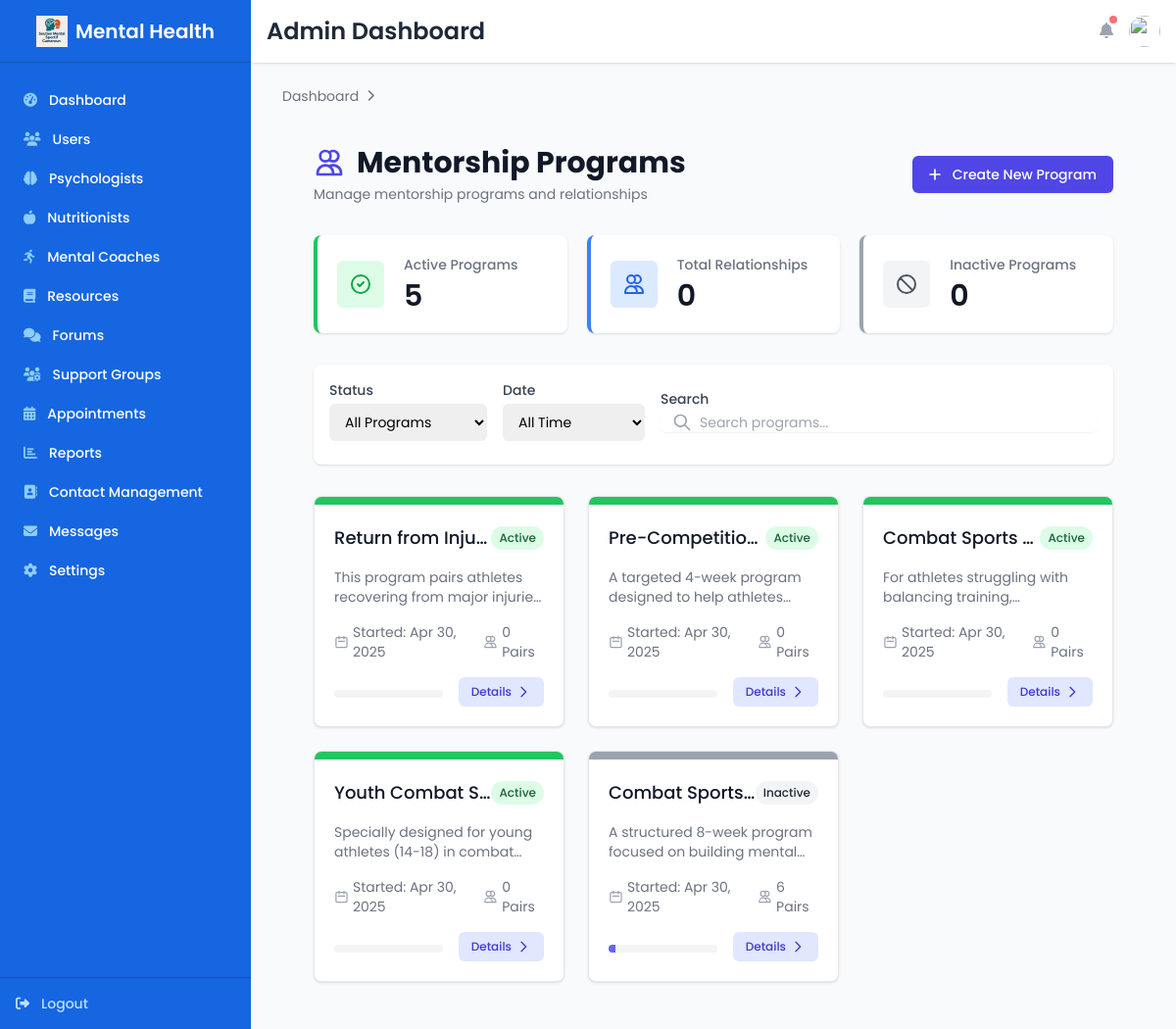
Screenshot of /community/admin/mentorship/ (signed in) with the database file from the repository.
### backend/models.py (models this page shows, shortened)
class MentorshipProgram(models.Model):
    name = models.CharField(max_length=100)
    description = models.TextField()
    is_active = models.BooleanField(default=True)
    start_date = models.DateField()
    end_date = models.DateField(null=True, blank=True)
    created_at = models.DateTimeField(auto_now_add=True)
    updated_at = models.DateTimeField(auto_now=True)

### backend/views.py (the view)
# urls.py: path('community/admin/mentorship/', views.MentorshipAdminView.as_view(), name='mentorship_admin'),
@method_decorator(staff_member_required, name='dispatch')
class MentorshipAdminView(ListView):
    template_name = 'Dashboards/community/admin/mentorship_admin.html'
    model = MentorshipProgram
    context_object_name = 'programs'
    def get_queryset(self):
        return MentorshipProgram.objects.annotate(
            relationship_count=Count('relationships')
        ).order_by('-is_active', '-start_date')

### backend/templates/Dashboards/community/admin/mentorship_admin.html (shortened to what this page needs)
{% extends 'Dashboards/Layout/admin_base.html' %}
{% load static %}
{% block content %}
<div class="py-6 px-4 sm:px-6 lg:px-8 max-w-7xl mx-auto">
  <div class="flex flex-col md:flex-row justify-between items-center mb-8">
    <div>
      <h1 class="text-3xl font-bold text-gray-900 flex items-center">
        <span class="text-indigo-600 mr-3">
          <svg xmlns="http://www.w3.org/2000/svg" class="h-8 w-8" fill="none" viewBox="0 0 24 24" stroke="currentColor">
            <path stroke-linecap="round" stroke-linejoin="round" stroke-width="2" d="M12 4.354a4 4 0 110 5.292M15 21H3v-1a6 6 0 0112 0v1zm0 0h6v-1a6 6 0 00-9-5.197M13 7a4 4 0 11-8 0 4 4 0 018 0z" />
          </svg>
        </span>
        Mentorship Programs
      </h1>
      <p class="mt-1 text-sm text-gray-500">Manage mentorship programs and relationships</p>
    </div>
    <div class="mt-4 md:mt-0">
      <a href="#" class="inline-flex items-center px-4 py-2 border border-transparent rounded-md shadow-sm text-sm font-medium text-white bg-indigo-600 hover:bg-indigo-700 focus:outline-none focus:ring-2 focus:ring-offset-2 focus:ring-indigo-500">
        <svg xmlns="http://www.w3.org/2000/svg" class="-ml-1 mr-2 h-5 w-5" fill="none" viewBox="0 0 24 24" stroke="currentColor">
          <path stroke-linecap="round" stroke-linejoin="round" stroke-width="2" d="M12 6v6m0 0v6m0-6h6m-6 0H6" />
        </svg>
        Create New Program
      </a>
    </div>
  </div>
  <div class="grid grid-cols-1 md:grid-cols-3 gap-5 mb-8">
    <div class="stats-card bg-white overflow-hidden shadow rounded-lg p-5 border-l-4 border-green-500">
      <div class="flex items-center">
        <div class="flex-shrink-0 p-3 bg-green-100 rounded-md">
          <svg xmlns="http://www.w3.org/2000/svg" class="h-6 w-6 text-green-600" fill="none" viewBox="0 0 24 24" stroke="currentColor">
            <path stroke-linecap="round" stroke-linejoin="round" stroke-width="2" d="M9 12l2 2 4-4m6 2a9 9 0 11-18 0 9 9 0 0118 0z" />
          </svg>
        </div>
        <div class="ml-5">
          <div class="text-sm font-medium text-gray-500">Active Programs</div>
          <div class="mt-1 text-3xl font-semibold text-gray-900">{{ programs|length }}</div>
        </div>
      </div>
    </div>
    <div class="stats-card bg-white overflow-hidden shadow rounded-lg p-5 border-l-4 border-blue-500">
      <div class="flex items-center">
        <div class="flex-shrink-0 p-3 bg-blue-100 rounded-md">
          <svg xmlns="http://www.w3.org/2000/svg" class="h-6 w-6 text-blue-600" fill="none" viewBox="0 0 24 24" stroke="currentColor">
            <path stroke-linecap="round" stroke-linejoin="round" stroke-width="2" d="M12 4.354a4 4 0 110 5.292M15 21H3v-1a6 6 0 0112 0v1zm0 0h6v-1a6 6 0 00-9-5.197M13 7a4 4 0 11-8 0 4 4 0 018 0z" />
          </svg>
        </div>
        <div class="ml-5">
          <div class="text-sm font-medium text-gray-500">Total Relationships</div>
          <div class="mt-1 text-3xl font-semibold text-gray-900">
            {% with total=0 %}
              {{ total }}
            {% endwith %}
          </div>
        </div>
      </div>
    </div>
    <div class="stats-card bg-white overflow-hidden shadow rounded-lg p-5 border-l-4 border-gray-400">
      <div class="flex items-center">
        <div class="flex-shrink-0 p-3 bg-gray-100 rounded-md">
          <svg xmlns="http://www.w3.org/2000/svg" class="h-6 w-6 text-gray-600" fill="none" viewBox="0 0 24 24" stroke="currentColor">
            <path stroke-linecap="round" stroke-linejoin="round" stroke-width="2" d="M18.364 18.364A9 9 0 005.636 5.636m12.728 12.728A9 9 0 015.636 5.636m12.728 12.728L5.636 5.636" />
          </svg>
        </div>
        <div class="ml-5">
          <div class="text-sm font-medium text-gray-500">Inactive Programs</div>
          <div class="mt-1 text-3xl font-semibold text-gray-900">0</div>
        </div>
      </div>
    </div>
  </div>
  <div class="bg-white shadow rounded-lg mb-8 p-4">
    <div class="flex flex-wrap items-center">
      <div class="mr-4 mb-2">
        <label for="status-filter" class="block text-sm font-medium text-gray-700">Status</label>
        <select id="status-filter" class="mt-1 block w-full pl-3 pr-10 py-2 text-base border-gray-300 focus:outline-none focus:ring-indigo-500 focus:border-indigo-500 sm:text-sm rounded-md">
          <option value="all">All Programs</option>
        </select>
      </div>
      <div class="mr-4 mb-2">
        <label for="date-filter" class="block text-sm font-medium text-gray-700">Date</label>
        <select id="date-filter" class="mt-1 block w-full pl-3 pr-10 py-2 text-base border-gray-300 focus:outline-none focus:ring-indigo-500 focus:border-indigo-500 sm:text-sm rounded-md">
          <option value="all">All Time</option>
        </select>
      </div>
      <div class="flex-grow mb-2">
        <label for="search-filter" class="block text-sm font-medium text-gray-700">Search</label>
        <div class="mt-1 relative rounded-md shadow-sm">
          <div class="absolute inset-y-0 left-0 pl-3 flex items-center pointer-events-none">
          </div>
          <input type="text" id="search-filter" class="focus:ring-indigo-500 focus:border-indigo-500 block w-full pl-10 sm:text-sm border-gray-300 rounded-md" placeholder="Search programs...">
        </div>
      </div>
    </div>
  </div>
  <div class="grid grid-cols-1 md:grid-cols-2 lg:grid-cols-3 gap-6">
    {% for program in programs %}
    <div class="program-card bg-white shadow rounded-lg overflow-hidden border border-gray-200 transform transition-transform duration-300" style="animation-delay: {{ forloop.counter|add:"2" }}0ms;">
      <div class="h-2 {% if program.is_active %}bg-green-500{% else %}bg-gray-400{% endif %}"></div>
      <div class="p-5">
        <div class="flex items-center justify-between mb-4">
          <h3 class="text-lg font-medium text-gray-900 truncate" title="{{ program.name }}">{{ program.name }}</h3>
          <span class="px-2 py-1 text-xs font-medium rounded-full {% if program.is_active %}bg-green-100 text-green-800{% else %}bg-gray-100 text-gray-800{% endif %}">
            {% if program.is_active %}Active{% else %}Inactive{% endif %}
          </span>
        </div>
        <div class="mb-4">
          <p class="text-sm text-gray-500 line-clamp-2" title="{{ program.description }}">{{ program.description }}</p>
        </div>
        <div class="flex items-center justify-between text-sm text-gray-500 mb-4">
          <div class="flex items-center">
            <svg xmlns="http://www.w3.org/2000/svg" class="h-4 w-4 mr-1 text-gray-400" fill="none" viewBox="0 0 24 24" stroke="currentColor">
              <path stroke-linecap="round" stroke-linejoin="round" stroke-width="2" d="M8 7V3m8 4V3m-9 8h10M5 21h14a2 2 0 002-2V7a2 2 0 00-2-2H5a2 2 0 00-2 2v12a2 2 0 002 2z" />
            </svg>
            <span>Started: {{ program.start_date|date:"M d, Y" }}</span>
          </div>
          <div class="flex items-center">
            <span>{{ program.relationship_count }} Pairs</span>
          </div>
        </div>
        <div class="flex justify-between items-center">
          <div class="flex-grow">
            <div class="relative pt-1">
              <div class="overflow-hidden h-2 text-xs flex rounded bg-gray-100">
                <div style="width: {{ program.relationship_count|default:0|floatformat:0 }}%" class="shadow-none flex flex-col text-center whitespace-nowrap text-white justify-center bg-indigo-500"></div>
              </div>
            </div>
          </div>
          <a href="{% url 'mentorship_program_detail' program.id %}" class="ml-4 inline-flex items-center px-3 py-1.5 border border-transparent text-xs font-medium rounded-md text-indigo-700 bg-indigo-100 hover:bg-indigo-200 focus:outline-none focus:ring-2 focus:ring-offset-2 focus:ring-indigo-500">
            Details
            <svg xmlns="http://www.w3.org/2000/svg" class="ml-1 h-4 w-4" fill="none" viewBox="0 0 24 24" stroke="currentColor">
              <path stroke-linecap="round" stroke-linejoin="round" stroke-width="2" d="M9 5l7 7-7 7" />
            </svg>
          </a>
        </div>
      </div>
    </div>
    {% endfor %}
  </div>
</div>
{% endblock %}

### backend/templates/Dashboards/community/admin/mentorship_admin.html (style rules this page uses)
.program-card { animation: fadeIn 0.5s ease-out forwards; opacity: 0; transform: perspective(1000px); transition: all 0.3s ease; }
.stats-card { transition: all 0.3s ease; }
.program-card:nth-child(1) { animation-delay: 0.1s; }
.program-card:nth-child(2) { animation-delay: 0.2s; }
.program-card:nth-child(3) { animation-delay: 0.3s; }
.program-card:nth-child(4) { animation-delay: 0.4s; }
.program-card:nth-child(5) { animation-delay: 0.5s; }

### rows the page displays
MentorshipProgram: is_active True (drawn), name "Return from Inju…", description "This program pairs athletes recovering from major…", start_date "Apr 30, 2025", relationship_count "0"
MentorshipProgram: is_active True (drawn), name "Pre-Competitio…", description "A targeted 4-week program designed to help…", start_date "Apr 30, 2025", relationship_count "0"
MentorshipProgram: is_active True (drawn), name "Combat Sports…", description "For athletes struggling with balancing…", start_date "Apr 30, 2025", relationship_count "0"
MentorshipProgram: is_active True (drawn), name "Youth Combat S…", description "Specially designed for young athletes (14-18) in…", start_date "Apr 30, 2025", relationship_count "0"
MentorshipProgram: is_active False (drawn), name "Combat Sports…", description "A structured 8-week program focused on building…", start_date "Apr 30, 2025", relationship_count "6"

### other values shown
{{ programs|length }} "5"
{{ total }} "0"
